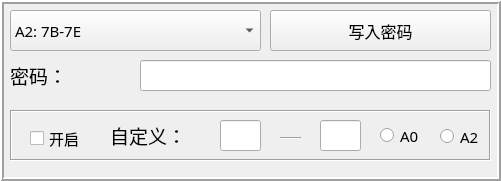
     <widget class="QFrame" name="frame">
      <property name="geometry">
       <rect>
        <x>500</x>
        <y>10</y>
        <width>501</width>
        <height>181</height>
       </rect>
      </property>
      <property name="frameShape">
       <enum>QFrame::Box</enum>
      </property>
      <property name="frameShadow">
       <enum>QFrame::Raised</enum>
      </property>
      <property name="lineWidth">
       <number>2</number>
      </property>
      <widget class="QComboBox" name="comboBox_password_register">
       <property name="geometry">
        <rect>
         <x>10</x>
         <y>10</y>
         <width>251</width>
         <height>41</height>
        </rect>
       </property>
       <property name="font">
        <font>
         <family>黑体</family>
         <pointsize>11</pointsize>
        </font>
       </property>
       <item>
        <property name="text">
         <string>A2: 7B-7E</string>
        </property>
       </item>
       <item>
        <property name="text">
         <string>A2: FC-FF</string>
        </property>
       </item>
      </widget>
      <widget class="QPushButton" name="pushButton_PassWord">
       <property name="geometry">
        <rect>
         <x>270</x>
         <y>10</y>
         <width>221</width>
         <height>41</height>
        </rect>
       </property>
       <property name="font">
        <font>
         <family>黑体</family>
         <pointsize>12</pointsize>
        </font>
       </property>
       <property name="text">
        <string>写入密码</string>
       </property>
      </widget>
      <widget class="QLineEdit" name="lineEdit_PassWord">
       <property name="geometry">
        <rect>
         <x>140</x>
         <y>60</y>
         <width>351</width>
         <height>31</height>
        </rect>
       </property>
      </widget>
      <widget class="QLabel" name="label_temp_8">
       <property name="geometry">
        <rect>
         <x>10</x>
         <y>60</y>
         <width>131</width>
         <height>31</height>
        </rect>
       </property>
       <property name="font">
        <font>
         <family>黑体</family>
         <pointsize>14</pointsize>
        </font>
       </property>
       <property name="text">
        <string>密码：</string>
       </property>
      </widget>
      <widget class="QFrame" name="frame_4">
       <property name="geometry">
        <rect>
         <x>10</x>
         <y>110</y>
         <width>481</width>
         <height>51</height>
        </rect>
       </property>
       <property name="frameShape">
        <enum>QFrame::Box</enum>
       </property>
       <property name="frameShadow">
        <enum>QFrame::Sunken</enum>
       </property>
       <widget class="QLabel" name="label_VCC_13">
        <property name="geometry">
         <rect>
          <x>100</x>
          <y>10</y>
          <width>111</width>
          <height>31</height>
         </rect>
        </property>
        <property name="font">
         <font>
          <family>黑体</family>
          <pointsize>14</pointsize>
         </font>
        </property>
        <property name="text">
         <string>自定义：</string>
        </property>
       </widget>
       <widget class="QLineEdit" name="lineEdit_Cus_1">
        <property name="geometry">
         <rect>
          <x>210</x>
          <y>10</y>
          <width>41</width>
          <height>31</height>
         </rect>
        </property>
       </widget>
       <widget class="QLineEdit" name="lineEdit_Cus_2">
        <property name="geometry">
         <rect>
          <x>310</x>
          <y>10</y>
          <width>41</width>
          <height>31</height>
         </rect>
        </property>
       </widget>
       <widget class="Line" name="line">
        <property name="geometry">
         <rect>
          <x>270</x>
          <y>20</y>
          <width>21</width>
          <height>16</height>
         </rect>
        </property>
        <property name="orientation">
         <enum>Qt::Horizontal</enum>
        </property>
       </widget>
       <widget class="QCheckBox" name="checkBox_Cus">
        <property name="geometry">
         <rect>
          <x>20</x>
          <y>8</y>
          <width>61</width>
          <height>41</height>
         </rect>
        </property>
        <property name="font">
         <font>
          <family>黑体</family>
          <pointsize>11</pointsize>
         </font>
        </property>
        <property name="text">
         <string>开启</string>
        </property>
       </widget>
       <widget class="QRadioButton" name="radioButton_psw_A0">
        <property name="geometry">
         <rect>
          <x>370</x>
          <y>10</y>
          <width>45</width>
          <height>31</height>
         </rect>
        </property>
        <property name="font">
         <font>
          <family>黑体</family>
          <pointsize>11</pointsize>
         </font>
        </property>
        <property name="text">
         <string>A0</string>
        </property>
       </widget>
       <widget class="QRadioButton" name="radioButton_psw_A2">
        <property name="geometry">
         <rect>
          <x>430</x>
          <y>11</y>
          <width>45</width>
          <height>31</height>
         </rect>
        </property>
        <property name="font">
         <font>
          <family>黑体</family>
          <pointsize>11</pointsize>
         </font>
        </property>
        <property name="text">
         <string>A2</string>
        </property>
       </widget>
      </widget>
     </widget>
